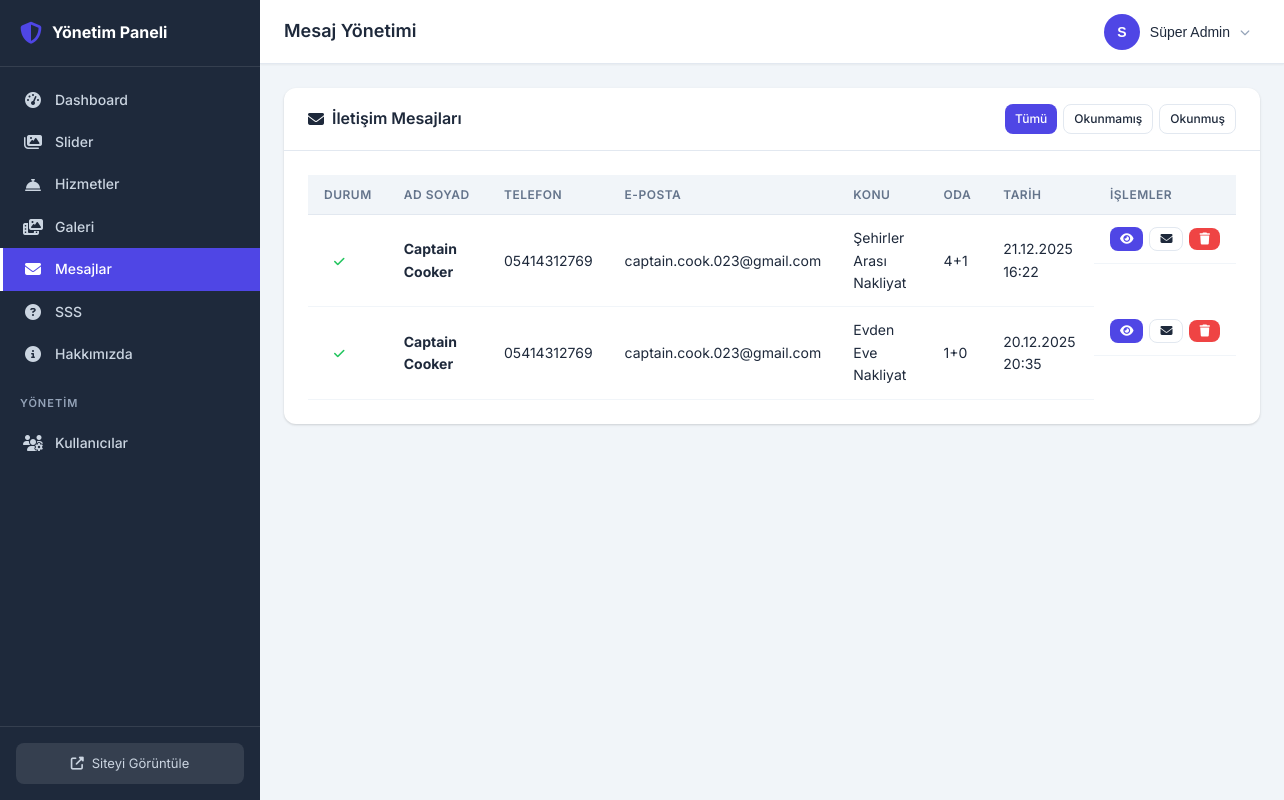
Page /gizli-yonetim-x7c8v9/messages/ (signed in) on the committed database.
### custom_admin/models.py (models this page shows, shortened)
class AdminUser(models.Model):
    ROLE_CHOICES = [
        ('superadmin', 'Süper Admin'),
        ('admin', 'Admin'),
    ]
    id = models.UUIDField(primary_key=True, default=uuid.uuid4, editable=False)
    username = models.CharField(max_length=50, unique=True, verbose_name="Kullanıcı Adı")
    password_hash = models.CharField(max_length=256, verbose_name="Şifre Hash")
    email = models.EmailField(blank=True, verbose_name="E-posta")
    first_name = models.CharField(max_length=100, blank=True, verbose_name="Ad")
    last_name = models.CharField(max_length=100, blank=True, verbose_name="Soyad")
    role = models.CharField(max_length=20, choices=ROLE_CHOICES, default='admin', verbose_name="Rol")
    is_active = models.BooleanField(default=True, verbose_name="Aktif")
    created_at = models.DateTimeField(auto_now_add=True, verbose_name="Oluşturulma Tarihi")
    updated_at = models.DateTimeField(auto_now=True, verbose_name="Güncellenme Tarihi")
    last_login = models.DateTimeField(null=True, blank=True, verbose_name="Son Giriş")
    can_manage_sliders = models.BooleanField(default=True, verbose_name="Slider Yönetimi")
    can_manage_services = models.BooleanField(default=True, verbose_name="Hizmet Yönetimi")
    can_manage_gallery = models.BooleanField(default=True, verbose_name="Galeri Yönetimi")
    can_manage_messages = models.BooleanField(default=True, verbose_name="Mesaj Yönetimi")
    can_manage_faq = models.BooleanField(default=True, verbose_name="SSS Yönetimi")
    can_manage_about = models.BooleanField(default=True, verbose_name="Hakkımızda Yönetimi")
    class Meta:
        verbose_name = "Admin Kullanıcı"
        verbose_name_plural = "Admin Kullanıcılar"
        ordering = ['-created_at']
    @property
    def is_superadmin(self):
        return self.role == 'superadmin'
    @property
    def full_name(self):
        name = f"{self.first_name} {self.last_name}".strip()
        return name or self.username
    def has_permission(self, permission_name):
        if self.is_superadmin:
            return True
        return getattr(self, permission_name, False)

### core/models.py (models this page shows, shortened)
class ContactMessage(models.Model):
    ROOM_CHOICES = [
        ('1+0', '1+0 (Stüdyo)'),
        ('1+1', '1+1'),
        ('2+1', '2+1'),
        ('3+1', '3+1'),
        ('4+1', '4+1'),
        ('5+1', '5+1 ve üzeri'),
        ('villa', 'Villa'),
        ('ofis', 'Ofis'),
    ]
    SUBJECT_CHOICES = [
        ('evden_eve', 'Evden Eve Nakliyat'),
        ('sehirler_arasi', 'Şehirler Arası Nakliyat'),
        ('ofis', 'Ofis Taşımacılığı'),
        ('paketleme', 'Paketleme Hizmeti'),
        ('mobilya', 'Mobilya Montajı'),
    ]
    name = models.CharField(max_length=100, verbose_name="Ad Soyad")
    email = models.EmailField(verbose_name="E-Mail", blank=True)
    phone = models.CharField(max_length=20, verbose_name="Telefon", blank=True)
    subject = models.CharField(max_length=50, choices=SUBJECT_CHOICES, verbose_name="Konu", default='evden_eve')
    room_count = models.CharField(max_length=20, choices=ROOM_CHOICES, verbose_name="Oda Sayısı")
    message = models.TextField(verbose_name="Mesaj")
    created_at = models.DateTimeField(auto_now_add=True, verbose_name="Gönderim Tarihi")
    is_read = models.BooleanField(default=False, verbose_name="Okundu")
    class Meta:
        verbose_name = "İletişim Mesajı"
        verbose_name_plural = "İletişim Mesajları"
        ordering = ['-created_at']

### custom_admin/views.py (the view)
# urls.py: path('messages/', views.message_list, name='message_list'),
@admin_login_required
@permission_required('can_manage_messages')
def message_list(request):
    msgs = ContactMessage.objects.all()
    filter_type = request.GET.get('filter', 'all')
    if filter_type == 'unread':
        msgs = msgs.filter(is_read=False)
    elif filter_type == 'read':
        msgs = msgs.filter(is_read=True)
    return render(request, 'custom_admin/messages/list.html', {
        'messages_list': msgs,
        'filter_type': filter_type,
        'admin_user': request.admin_user,
    })

### custom_admin/context_processors.py (called while the page is built)
def admin_context(request):
    context = {}
    if hasattr(request, 'admin_user'):
        context['unread_count'] = ContactMessage.objects.filter(is_read=False).count()
    return context

### custom_admin/templates/custom_admin/messages/list.html (shortened to what this page needs)
{% extends "custom_admin/base.html" %}
{% block page_title %}Mesaj Yönetimi{% endblock %}
{% block content %}
<div class="card">
    <div class="card-header">
        <h2><i class="fas fa-envelope"></i> İletişim Mesajları</h2>
        <div class="filter-tabs">
            <a href="?filter=all" class="btn btn-sm {% if filter_type == 'all' %}btn-primary{% else %}btn-outline{% endif %}">
                Tümü
            </a>
            <a href="?filter=unread" class="btn btn-sm {% if filter_type == 'unread' %}btn-primary{% else %}btn-outline{% endif %}">
                Okunmamış
            </a>
            <a href="?filter=read" class="btn btn-sm {% if filter_type == 'read' %}btn-primary{% else %}btn-outline{% endif %}">
                Okunmuş
            </a>
        </div>
    </div>
    <div class="card-body">
        {% if messages_list %}
        <div class="table-responsive">
            <table class="data-table">
                <thead>
                    <tr>
                        <th width="40">Durum</th>
                        <th>Ad Soyad</th>
                        <th>Telefon</th>
                        <th>E-posta</th>
                        <th>Konu</th>
                        <th>Oda</th>
                        <th>Tarih</th>
                        <th>İşlemler</th>
                    </tr>
                </thead>
                <tbody>
                    {% for msg in messages_list %}
                    <tr class="{% if not msg.is_read %}row-unread{% endif %}">
                        <td>
                            {% if msg.is_read %}
                            <span class="status-badge status-read" title="Okundu"><i class="fas fa-check"></i></span>
                            {% else %}
                            <span class="status-badge status-unread" title="Okunmadı"><i class="fas fa-circle"></i></span>
                            {% endif %}
                        </td>
                        <td><strong>{{ msg.name }}</strong></td>
                        <td>{{ msg.phone }}</td>
                        <td>{{ msg.email|default:"-" }}</td>
                        <td>{{ msg.get_subject_display }}</td>
                        <td>{{ msg.room_count }}</td>
                        <td>{{ msg.created_at|date:"d.m.Y H:i" }}</td>
                        <td class="actions">
                            <a href="{% url 'custom_admin:message_detail' msg.pk %}" class="btn btn-sm btn-primary" title="Detay">
                                <i class="fas fa-eye"></i>
                            </a>
                            <form method="post" action="{% url 'custom_admin:message_toggle_read' msg.pk %}" class="inline-form">
                                <button type="submit" class="btn btn-sm btn-outline" title="{% if msg.is_read %}Okunmadı İşaretle{% else %}Okundu İşaretle{% endif %}">
                                    <i class="fas {% if msg.is_read %}fa-envelope{% else %}fa-envelope-open{% endif %}"></i>
                                </button>
                            </form>
                            <form method="post" action="{% url 'custom_admin:message_delete' msg.pk %}" class="inline-form" onsubmit="return confirm('Bu mesajı silmek istediğinize emin misiniz?')">
                                <button type="submit" class="btn btn-sm btn-danger" title="Sil">
                                    <i class="fas fa-trash"></i>
                                </button>
                            </form>
                        </td>
                    </tr>
                    {% endfor %}
                </tbody>
            </table>
        </div>
        {% endif %}
    </div>
</div>
{% endblock %}

### custom_admin/templates/custom_admin/base.html (shortened to what this page needs)
{% load static %}
<!DOCTYPE html>
<html lang="tr" data-theme="light">
<head>
    <link rel="stylesheet" href="https://cdnjs.cloudflare.com/ajax/libs/font-awesome/6.4.0/css/all.min.css">
    <link rel="stylesheet" href="{% static 'custom_admin/css/admin.css' %}">
</head>
<body>
    <div class="admin-wrapper">
        <aside class="sidebar" id="sidebar">
            <div class="sidebar-header">
                <div class="sidebar-logo">
                    <i class="fas fa-shield-alt"></i>
                    <span>Yönetim Paneli</span>
                </div>
            </div>
            <nav class="sidebar-nav">
                <ul>
                    <li>
                        <a href="{% url 'custom_admin:dashboard' %}" class="{% if request.resolver_match.url_name == 'dashboard' %}active{% endif %}">
                            <i class="fas fa-tachometer-alt"></i>
                            <span>Dashboard</span>
                        </a>
                    </li>
                    {% if admin_user.has_permission.can_manage_sliders or admin_user.is_superadmin %}
                    <li>
                        <a href="{% url 'custom_admin:slider_list' %}" class="{% if 'slider' in request.resolver_match.url_name %}active{% endif %}">
                            <i class="fas fa-images"></i>
                            <span>Slider</span>
                        </a>
                    </li>
                    {% endif %}
                    {% if admin_user.has_permission.can_manage_services or admin_user.is_superadmin %}
                    <li>
                        <a href="{% url 'custom_admin:service_list' %}" class="{% if 'service' in request.resolver_match.url_name %}active{% endif %}">
                            <i class="fas fa-concierge-bell"></i>
                            <span>Hizmetler</span>
                        </a>
                    </li>
                    {% endif %}
                    {% if admin_user.has_permission.can_manage_gallery or admin_user.is_superadmin %}
                    <li>
                        <a href="{% url 'custom_admin:gallery_list' %}" class="{% if 'gallery' in request.resolver_match.url_name %}active{% endif %}">
                            <i class="fas fa-photo-video"></i>
                            <span>Galeri</span>
                        </a>
                    </li>
                    {% endif %}
                    {% if admin_user.has_permission.can_manage_messages or admin_user.is_superadmin %}
                    <li>
                        <a href="{% url 'custom_admin:message_list' %}" class="{% if 'message' in request.resolver_match.url_name %}active{% endif %}">
                            <i class="fas fa-envelope"></i>
                            <span>Mesajlar</span>
                        </a>
                    </li>
                    {% endif %}
                    {% if admin_user.has_permission.can_manage_faq or admin_user.is_superadmin %}
                    <li>
                        <a href="{% url 'custom_admin:faq_list' %}" class="{% if 'faq' in request.resolver_match.url_name %}active{% endif %}">
                            <i class="fas fa-question-circle"></i>
                            <span>SSS</span>
                        </a>
                    </li>
                    {% endif %}
                    {% if admin_user.has_permission.can_manage_about or admin_user.is_superadmin %}
                    <li>
                        <a href="{% url 'custom_admin:about_edit' %}" class="{% if 'about' in request.resolver_match.url_name %}active{% endif %}">
                            <i class="fas fa-info-circle"></i>
                            <span>Hakkımızda</span>
                        </a>
                    </li>
                    {% endif %}
                    {% if admin_user.is_superadmin %}
                    <li class="nav-divider">
                        <span>YÖNETİM</span>
                    </li>
                    <li>
                        <a href="{% url 'custom_admin:user_list' %}" class="{% if 'user' in request.resolver_match.url_name %}active{% endif %}">
                            <i class="fas fa-users-cog"></i>
                            <span>Kullanıcılar</span>
                        </a>
                    </li>
                    {% endif %}
                </ul>
            </nav>
            <div class="sidebar-footer">
                <a href="/" target="_blank" class="btn-site-view">
                    <i class="fas fa-external-link-alt"></i>
                    <span>Siteyi Görüntüle</span>
                </a>
            </div>
        </aside>
        <main class="main-content">
            <header class="topbar">
                <div class="topbar-left">
                    <h1 class="page-title">{% block page_title %}Dashboard{% endblock %}</h1>
                </div>
                <div class="topbar-right">
                    <div class="user-dropdown" id="userDropdown">
                        <button class="user-dropdown-toggle">
                            <div class="user-avatar">
                                {{ admin_user.username|first|upper }}
                            </div>
                            <span class="user-name">{{ admin_user.full_name }}</span>
                            <i class="fas fa-chevron-down"></i>
                        </button>
                    </div>
                </div>
            </header>
            <div class="content-area">
                {% block content %}{% endblock %}
            </div>
        </main>
    </div>
</body>
</html>

### rows in the picture
AdminUser: username|first "S", full_name "Süper Admin"
ContactMessage: is_read True (drawn), name "Captain Cooker", phone "05414312769", email "captain.cook.023@gmail.com", subject "Şehirler Arası Nakliyat", room_count "4+1", created_at "21.12.2025 16:22"
ContactMessage: is_read True (drawn), name "Captain Cooker", phone "05414312769", email "captain.cook.023@gmail.com", subject "Evden Eve Nakliyat", room_count "1+0", created_at "20.12.2025 20:35"
